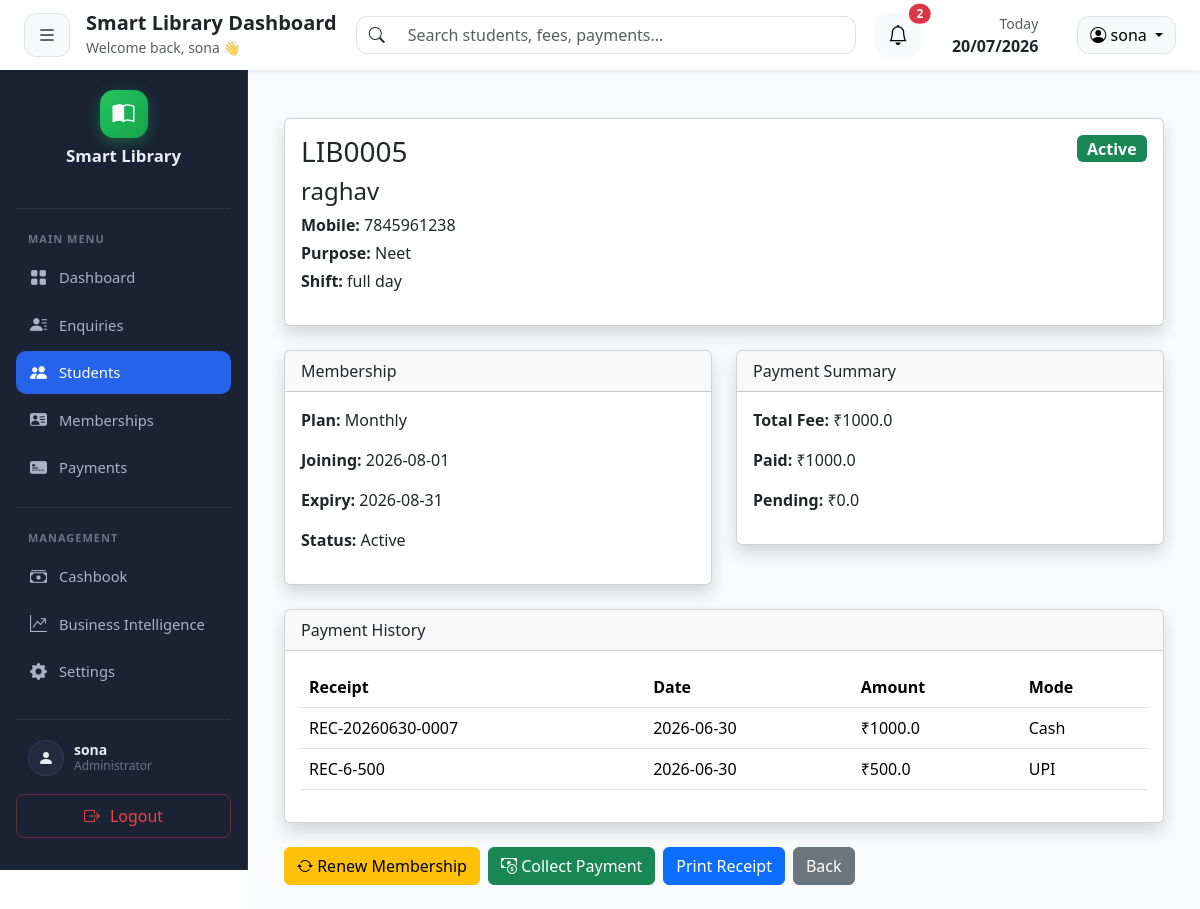
Page /students/view/5 (signed in) on the committed database.
### tables this page shows
CREATE TABLE "students" (
                student_id  INTEGER PRIMARY KEY AUTOINCREMENT,
                admin_id    INTEGER NOT NULL DEFAULT 1,
                enquiry_id  INTEGER,
                full_name   TEXT NOT NULL,
                mobile      TEXT NOT NULL,
                address     TEXT,
                id_proof    TEXT,
                purpose     TEXT,
                shift       TEXT,
                join_date   DATE,
                status      TEXT DEFAULT 'Active',
                created_at  TIMESTAMP DEFAULT CURRENT_TIMESTAMP,
                UNIQUE(mobile, admin_id)
            );

CREATE TABLE memberships (
    membership_id INTEGER PRIMARY KEY AUTOINCREMENT,
    student_id INTEGER NOT NULL,
    plan_name TEXT NOT NULL,
    joining_date DATE NOT NULL,
    duration_days INTEGER ,
    end_date DATE NOT NULL,
    total_fee REAL NOT NULL,
    paid_amount REAL DEFAULT 0,
    pending_amount REAL DEFAULT 0,
    remarks TEXT,
    membership_status TEXT DEFAULT 'Active',

    created_at TIMESTAMP DEFAULT CURRENT_TIMESTAMP,

    FOREIGN KEY(student_id)
    REFERENCES students(student_id)
);

CREATE TABLE payments (
        payment_id   INTEGER PRIMARY KEY AUTOINCREMENT,
        membership_id INTEGER NOT NULL,
        student_id   INTEGER NOT NULL,
        receipt_number TEXT UNIQUE,
        payment_mode TEXT NOT NULL,
        amount_paid  REAL NOT NULL,
        payment_date DATE DEFAULT CURRENT_DATE,
        remarks      TEXT,
        created_at   TIMESTAMP DEFAULT CURRENT_TIMESTAMP,
        FOREIGN KEY (membership_id) REFERENCES memberships(membership_id),
        FOREIGN KEY (student_id)    REFERENCES students(student_id)
    );

### routes/student.py (the view)
@student_bp.route("/view/<int:student_id>")
def view(student_id):
    if "admin_id" not in session:
        return redirect("/")
    admin_id = session["admin_id"]
    conn = get_connection()
    cursor = conn.cursor()
    cursor.execute(
        "SELECT * FROM students WHERE student_id=? AND admin_id=?",
        (student_id, admin_id)
    )
    student = cursor.fetchone()
    if student is None:
        conn.close()
        flash("Student not found.", "danger")
        return redirect(url_for("student.index"))
    cursor.execute("""
        SELECT * FROM memberships
        WHERE student_id=?
        ORDER BY membership_id DESC
        LIMIT 1
    """, (student_id,))
    membership = cursor.fetchone()
    cursor.execute("""
        SELECT p.*
        FROM payments p
        INNER JOIN memberships m ON p.membership_id = m.membership_id
        WHERE m.student_id=?
        ORDER BY p.payment_id DESC
    """, (student_id,))
    payments = cursor.fetchall()
    conn.close()
    return render_template(
        "students/view.html",
        student=student,
        membership=membership,
        payments=payments
    )

### database/db.py (called while the page is built)
def get_connection():
    connection = sqlite3.connect(DATABASE_PATH)
    connection.row_factory = sqlite3.Row
    return connection

### templates/students/view.html (shortened to what this page needs)
{% extends "layouts/base.html" %}
{% block content %}
<div class="container mt-4">
    <div class="card shadow mb-4">
        <div class="card-body">
            <div class="d-flex justify-content-between">
                <div>
                    <h3>
                        LIB{{ "%04d"|format(student.student_id) }}
                    </h3>
                    <h4>
                        {{ student.full_name }}
                    </h4>
                    <p class="mb-1">
                        <strong>Mobile:</strong>
                        {{ student.mobile }}
                    </p>
                    <p class="mb-1">
                        <strong>Purpose:</strong>
                        {{ student.purpose }}
                    </p>
                    <p>
                        <strong>Shift:</strong>
                        {{ student.shift }}
                    </p>
                </div>
                <div>
                    <span class="badge fs-6 {% if student.status == 'Active' %}bg-success{% else %}bg-danger{% endif %}">
                        {{ student.status }}
                    </span>
                </div>
            </div>
        </div>
    </div>
    <div class="row">
        <div class="col-md-6">
            <div class="card shadow mb-4">
                <div class="card-header">
                    Membership
                </div>
                <div class="card-body">
                    {% if membership %}
                    <p>
                        <strong>Plan:</strong>
                        {{ membership.plan_name }}
                    </p>
                    <p>
                        <strong>Joining:</strong>
                        {{ membership.joining_date }}
                    </p>
                    <p>
                        <strong>Expiry:</strong>
                        {{ membership.end_date }}
                    </p>
                    <p>
                        <strong>Status:</strong>
                        {{ membership.membership_status }}
                    </p>
                    {% else %}
                    <p>No Membership Found</p>
                    {% endif %}
                </div>
            </div>
        </div>
        <div class="col-md-6">
            <div class="card shadow mb-4">
                <div class="card-header">
                    Payment Summary
                </div>
                <div class="card-body">
                    {% if membership %}
                    <p>
                        <strong>Total Fee:</strong>
                        ₹{{ membership.total_fee }}
                    </p>
                    <p>
                        <strong>Paid:</strong>
                        ₹{{ membership.paid_amount }}
                    </p>
                    <p>
                        <strong>Pending:</strong>
                        ₹{{ membership.pending_amount }}
                    </p>
                    {% endif %}
                </div>
            </div>
        </div>
    </div>
    <div class="card shadow">
        <div class="card-header">
            Payment History
        </div>
        <div class="card-body">
            <table class="table table-hover">
                <thead>
                    <tr>
                        <th>Receipt</th>
                        <th>Date</th>
                        <th>Amount</th>
                        <th>Mode</th>
                    </tr>
                </thead>
                <tbody>
                    {% for payment in payments %}
                    <tr>
                        <td>{{ payment.receipt_number }}</td>
                        <td>{{ payment.payment_date }}</td>
                        <td>₹{{ payment.amount_paid }}</td>
                        <td>{{ payment.payment_mode }}</td>
                    </tr>
                    {% endfor %}
                </tbody>
            </table>
        </div>
    </div>
    <div class="mt-4 d-flex gap-2">
        <a href="{{ url_for('membership.renew', student_id=student.student_id) }}" class="btn btn-warning">
        <i class="bi bi-arrow-repeat"></i>
            Renew Membership
        </a>
        {% if membership %}
        <a href="{{ url_for('payment.collect', membership_id=membership.membership_id) }}" class="btn btn-success">
            <i class="bi bi-cash-coin"></i>
            Collect Payment
        </a>
        {% endif %}
        <a href="#" class="btn btn-primary">
            Print Receipt
        </a>
        <a href="{{ url_for('student.index') }}" class="btn btn-secondary">
            Back
        </a>
    </div>
</div>
{% endblock %}

### rows in the picture
students: student_id "0005", full_name "raghav", mobile "7845961238", purpose "Neet", shift "full day", status "Active"
memberships: plan_name "Monthly", joining_date "2026-08-01", end_date "2026-08-31", membership_status "Active", total_fee "1000.0", paid_amount "1000.0", pending_amount "0.0"
payments: receipt_number "REC-20260630-0007", payment_date "2026-06-30", amount_paid "1000.0", payment_mode "Cash"
payments: receipt_number "REC-6-500", payment_date "2026-06-30", amount_paid "500.0", payment_mode "UPI"

### other values in the picture
{{ session.get('username', 'Admin') }} "sona"
{{ counts.total }} "2"
